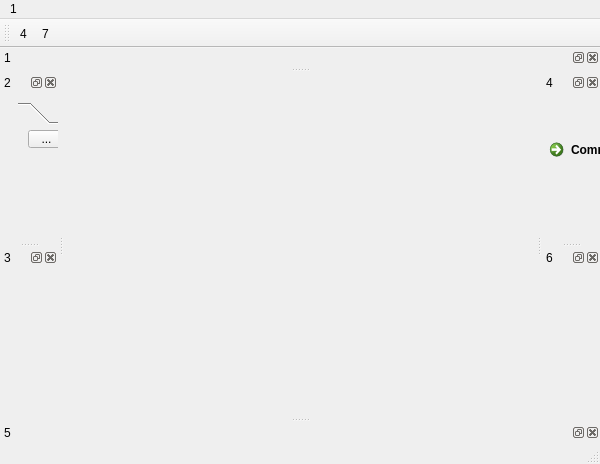
<?xml version="1.0" encoding="UTF-8"?>
<ui version="4.0">
 <class>MainWindow</class>
 <widget class="QMainWindow" name="MainWindow">
  <property name="geometry">
   <rect>
    <x>0</x>
    <y>0</y>
    <width>600</width>
    <height>464</height>
   </rect>
  </property>
  <property name="windowTitle">
   <string>MainWindow</string>
  </property>
  <widget class="QWidget" name="centralwidget"/>
  <widget class="QMenuBar" name="menubar">
   <property name="geometry">
    <rect>
     <x>0</x>
     <y>0</y>
     <width>600</width>
     <height>23</height>
    </rect>
   </property>
   <widget class="QMenu" name="menu1">
    <property name="title">
     <string>1</string>
    </property>
    <widget class="QMenu" name="menu2">
     <property name="title">
      <string>2</string>
     </property>
     <widget class="QMenu" name="menu6">
      <property name="title">
       <string>6</string>
      </property>
      <addaction name="action7"/>
      <addaction name="actiono"/>
     </widget>
     <addaction name="action3"/>
     <addaction name="menu6"/>
    </widget>
    <addaction name="menu2"/>
    <addaction name="action4"/>
   </widget>
   <addaction name="menu1"/>
  </widget>
  <widget class="QStatusBar" name="statusbar"/>
  <widget class="QDockWidget" name="dockWidget">
   <property name="windowTitle">
    <string>2</string>
   </property>
   <attribute name="dockWidgetArea">
    <number>1</number>
   </attribute>
   <widget class="QWidget" name="dockWidgetContents">
    <widget class="QToolBox" name="toolBox">
     <property name="geometry">
      <rect>
       <x>18</x>
       <y>10</y>
       <width>51</width>
       <height>201</height>
      </rect>
     </property>
     <property name="currentIndex">
      <number>0</number>
     </property>
     <widget class="QWidget" name="page">
      <property name="geometry">
       <rect>
        <x>0</x>
        <y>0</y>
        <width>51</width>
        <height>149</height>
       </rect>
      </property>
      <attribute name="label">
       <string>Page 1</string>
      </attribute>
      <widget class="QToolButton" name="toolButton">
       <property name="geometry">
        <rect>
         <x>10</x>
         <y>0</y>
         <width>37</width>
         <height>18</height>
        </rect>
       </property>
       <property name="text">
        <string>...</string>
       </property>
      </widget>
     </widget>
     <widget class="QWidget" name="page_2">
      <property name="geometry">
       <rect>
        <x>0</x>
        <y>0</y>
        <width>51</width>
        <height>149</height>
       </rect>
      </property>
      <attribute name="label">
       <string>Page 2</string>
      </attribute>
     </widget>
    </widget>
   </widget>
  </widget>
  <widget class="QDockWidget" name="dockWidget_2">
   <property name="windowTitle">
    <string>4</string>
   </property>
   <attribute name="dockWidgetArea">
    <number>2</number>
   </attribute>
   <widget class="QWidget" name="dockWidgetContents_2">
    <widget class="QCommandLinkButton" name="commandLinkButton">
     <property name="geometry">
      <rect>
       <x>0</x>
       <y>40</y>
       <width>185</width>
       <height>41</height>
      </rect>
     </property>
     <property name="text">
      <string>CommandLinkButton</string>
     </property>
    </widget>
   </widget>
  </widget>
  <widget class="QToolBar" name="toolBar">
   <property name="windowTitle">
    <string>toolBar</string>
   </property>
   <attribute name="toolBarArea">
    <enum>TopToolBarArea</enum>
   </attribute>
   <attribute name="toolBarBreak">
    <bool>false</bool>
   </attribute>
   <addaction name="action4"/>
   <addaction name="action7"/>
  </widget>
  <widget class="QDockWidget" name="dockWidget_6">
   <property name="windowTitle">
    <string>3</string>
   </property>
   <attribute name="dockWidgetArea">
    <number>1</number>
   </attribute>
   <widget class="QWidget" name="dockWidgetContents_6"/>
  </widget>
  <widget class="QDockWidget" name="dockWidget_7">
   <property name="windowTitle">
    <string>5</string>
   </property>
   <attribute name="dockWidgetArea">
    <number>8</number>
   </attribute>
   <widget class="QWidget" name="dockWidgetContents_7"/>
  </widget>
  <widget class="QDockWidget" name="dockWidget_8">
   <property name="windowTitle">
    <string>1</string>
   </property>
   <attribute name="dockWidgetArea">
    <number>4</number>
   </attribute>
   <widget class="QWidget" name="dockWidgetContents_8"/>
  </widget>
  <widget class="QDockWidget" name="dockWidget_9">
   <property name="windowTitle">
    <string>6</string>
   </property>
   <attribute name="dockWidgetArea">
    <number>2</number>
   </attribute>
   <widget class="QWidget" name="dockWidgetContents_9"/>
  </widget>
  <action name="action3">
   <property name="text">
    <string>3</string>
   </property>
  </action>
  <action name="action4">
   <property name="icon">
    <iconset>
     <normaloff>ico/heart.png</normaloff>ico/heart.png</iconset>
   </property>
   <property name="text">
    <string>4</string>
   </property>
   <property name="shortcut">
    <string>Ctrl+1</string>
   </property>
  </action>
  <action name="action7">
   <property name="icon">
    <iconset>
     <normaloff>ico/cut.png</normaloff>ico/cut.png</iconset>
   </property>
   <property name="text">
    <string>7</string>
   </property>
  </action>
  <action name="actiono">
   <property name="text">
    <string>o</string>
   </property>
  </action>
 </widget>
 <resources>
  <include location="1.qrc"/>
 </resources>
 <connections/>
</ui>
